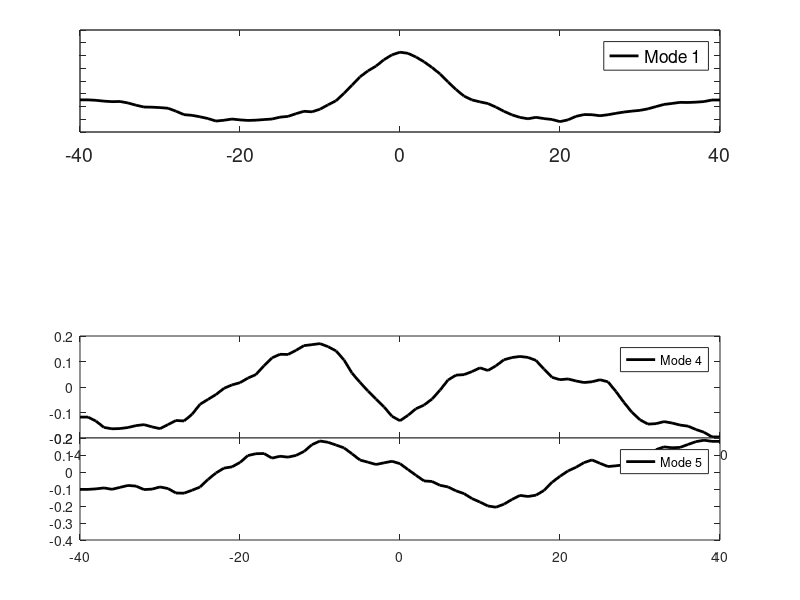

The MATLAB script that drew this image: (Note: this script raises an error after producing the figure.)
% initiate variables

clearvars;
load('MOR_EOF_228_Z.mat');


% A. 

[U,S,V] = svd(Z,'econ');
x=linspace(-40,40,81);

figure(1);

for i = 1:5
    ax(i)=subplot( 'Position',[0.1 0.1+0.17*(5-i) 0.8 0.17]);
    plot(x,V(:,i),"k-","LineWidth",2);
    legend(sprintf('Mode %g',i));

end

set(ax,'LineWidth',1,'FontSize',14,'YTickLabel','');
set(ax(1:4),'XTickLabel','');
xlabel('Distance(km)');


% B.

var = diag(S);
var_ttl = sum(var);
var_percentage = var/var_ttl;


figure(2);
plot(1:length(var_percentage), var_percentage, "ko-","MarkerSize",8,"LineWidth",2);
set(gca,'LineWidth',1,'FontSize',14);
xlabel('Mode');
ylabel('% Variance');

% C.

S2 = S^2;

var2 = diag(S2);
var2_ttl = sum(var2);
var2_percentage = var2/var2_ttl;

figure(3);
plot(1:length(var2_percentage), var2_percentage, "ko-","MarkerSize",8,"LineWidth",2);
set(gca,'LineWidth',1,'FontSize',14);
xlabel('Mode');
ylabel('% Variance');

disp(sum(var2_percentage(1:5)));


% D.
% close all;

Sp = zeros(length(S),length(S));
Sp(1:5,1:5) = S(1:5,1:5);

Zp = U*Sp*V';

rows = [1 80 120];

figure(4);
for r = rows
    i = find(rows==r);
    axx(i)=subplot('Position',[0.1 0.1+0.3*(3-i) 0.8 0.3]);
    plot(x, Zp(i,:),"r-" ,  ...
         x,Z(i,:), "k-",...
         'LineWidth',2);
    legend(sprintf('%g row of Z',r),sprintf('%g row of Z_p',r))
end

set(axx,'LineWidth',1,'FontSize',14,'YTickLabel','');
set(axx(1:2),'XTickLabel','');
xlabel('Distance(km)');
